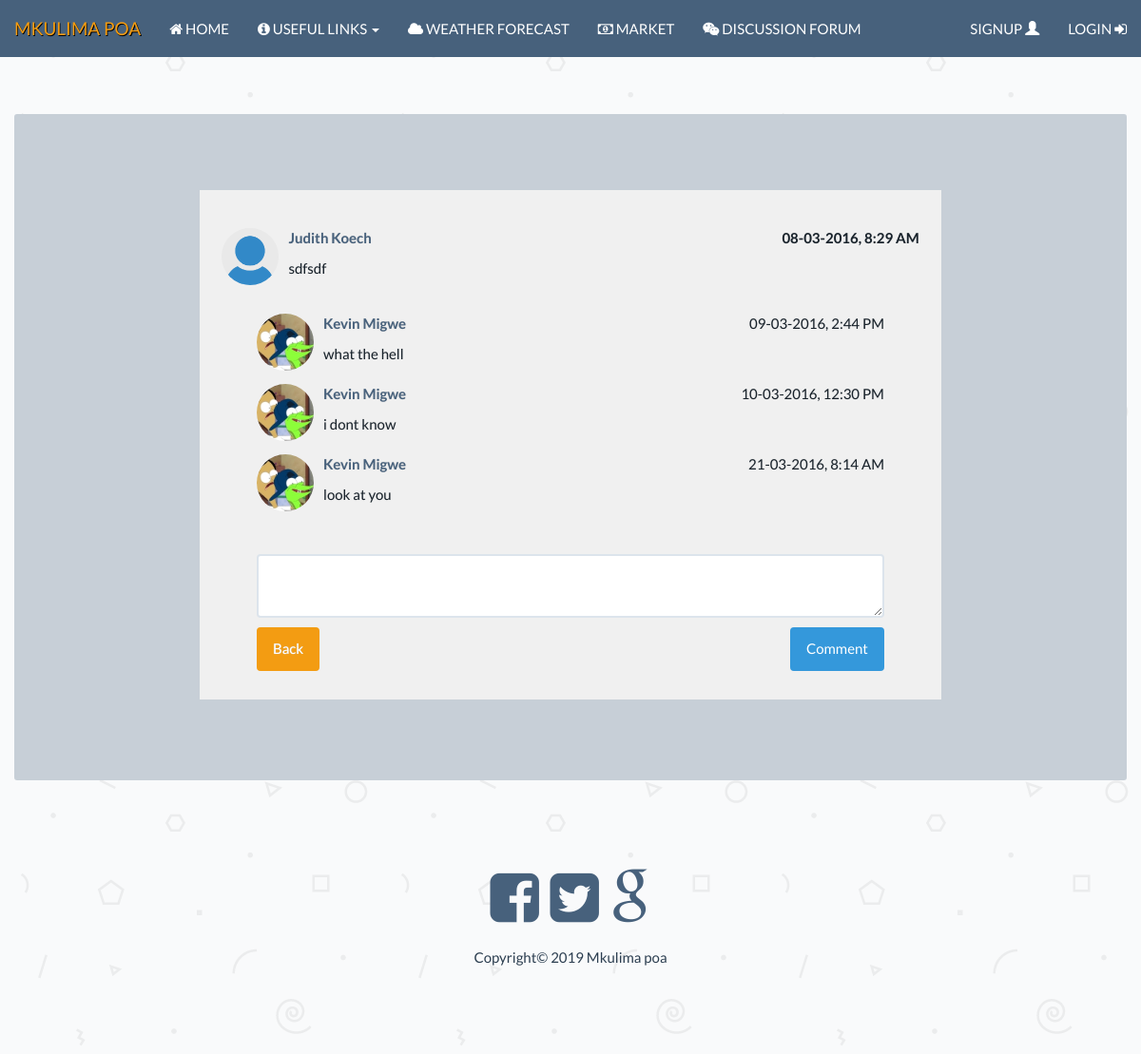
Page /post.php?post=7 on the committed database.
### tables this page shows
CREATE TABLE IF NOT EXISTS `posts` (
`id` int(11) NOT NULL,
  `post` text NOT NULL,
  `visibility` tinyint(1) NOT NULL DEFAULT '1',
  `date_posted` timestamp NOT NULL DEFAULT CURRENT_TIMESTAMP,
  `author_id` int(11) NOT NULL
);

CREATE TABLE IF NOT EXISTS `users` (
`id` int(11) NOT NULL,
  `fname` varchar(30) NOT NULL,
  `lname` varchar(30) NOT NULL,
  `email` varchar(150) NOT NULL,
  `username` varchar(150) NOT NULL,
  `user_type` enum('STANDARD','ADMIN','','') NOT NULL DEFAULT 'STANDARD',
  `password` varchar(40) NOT NULL,
  `date_registered` timestamp NOT NULL DEFAULT CURRENT_TIMESTAMP,
  `gender` enum('M','F') NOT NULL DEFAULT 'M',
  `DOB` date NOT NULL,
  `about` text NOT NULL,
  `interests` text NOT NULL,
  `hometown` varchar(200) NOT NULL,
  `address` varchar(500) NOT NULL,
  `img_url` varchar(150) NOT NULL,
  `thumb_url` varchar(150) NOT NULL,
  `lastActiveTime` datetime NOT NULL DEFAULT CURRENT_TIMESTAMP
);

CREATE TABLE IF NOT EXISTS `comments` (
`id` int(11) NOT NULL,
  `post_id` int(11) NOT NULL,
  `author` varchar(150) NOT NULL DEFAULT 'anonymous',
  `comment` text NOT NULL,
  `visibility` tinyint(1) NOT NULL DEFAULT '1',
  `date_posted` timestamp NOT NULL DEFAULT CURRENT_TIMESTAMP,
  `author_id` int(11) NOT NULL
);

### includes/classes/DB.php (called while the page is built, shortened)
<?php
	class DB{
		protected $_conn,
				$_error,
				$_server = 'localhost',
				$_username = 'root',
				$_password = '',
				$_database = 'agri';
		public function __construct(){
			$this->_conn = new mysqli($this->_server, $this->_username, $this->_password, $this->_database);
			if($this->_conn->connect_errno){
				die($this->_conn->connect_error);
			}
			else{
				return $this->_conn;
			}
		}
	}
?>

### includes/classes/Post.php (called while the page is built, shortened)
<?php
	class Post extends DB{
		public function getPost($id){
			$query = "SELECT posts.id, posts.post, posts.date_posted, users.fname, users.lname, users.username, users.img_url, users.thumb_url
					  FROM posts
					  LEFT JOIN users
					  ON posts.author_id = users.id
					  WHERE posts.id = ?
					  AND posts.visibility = 1
					  ORDER BY date_posted
					  DESC ";
			$statement = $this->_conn->prepare($query);
			$statement->bind_param('s', $id);
			if($statement->execute()){
				$statement->store_result();
				if($statement->num_rows > 0){
					$statement->bind_result($post_id, $post_text, $post_date, $poster_fname, $poster_lname, $poster_username, $poster_img_url, $poster_thumb_url);
					while($statement->fetch()){
						$post = array(
							'id' => $post_id,
							'text' => $post_text,
							'date' => $post_date,
							'fname' => $poster_fname,
							'lname' => $poster_lname,
							'username' => $poster_username,
							'imgUrl' => $poster_img_url,
							'thumbUrl' => $poster_thumb_url
						);
					}
					return $post;
				}
				else{
					$this->_error = 'No posts yet';
				}
			}
			else{
				$this->_error = 'Something\'s wrong with the query';
			}
		}
		public function getComments($id){
			$query = "SELECT comments.comment, comments.date_posted, users.fname, users.lname, users.username, users.img_url, users.thumb_url
					  FROM comments
					  LEFT JOIN users
					  ON comments.author_id = users.id
					  WHERE post_id = ?
					  AND visibility = 1
					  ORDER BY date_posted
					  ASC ";
			$statement = $this->_conn->prepare($query);
			$statement->bind_param('i', $id);
			if($statement->execute()){
				$statement->store_result();
				if($statement->num_rows > 0){
					$statement->bind_result($comment_text,$comment_date, $comentee_fname, $comentee_lname, $comentee_username, $comentee_img_url, $comentee_thumb_url);
					$comments = array();
					while($statement->fetch()){
						$comments[] = array(
							'text'=>$comment_text,
							'date'=>$comment_date,
							'fname'=>$comentee_fname,
							'lname'=>$comentee_lname,
							'username'=>$comentee_username,
							'imgUrl'=>$comentee_img_url,
							'thumbUrl'=>$comentee_thumb_url
						);
					}
					return $comments;
				}
				else{
					$this->_error= 'No comments yet';
				}
			}
			else{
				$this->_error= 'Something\'s wrong with the query';
			}
		}
	}
?>

### includes/core.inc.php (called while the page is built, shortened)
<?php
	require_once("functions.php");
	$post = new Post;
?>

### includes/functions.php (called while the page is built, shortened)
<?php
	function check_date($date){
		$date = date('d-m-Y', strtotime($date));
		if($date == date('d-m-Y', time() + (1*24*60*60))){
			return "Tomorrow";
		}
		elseif($date == date('d-m-Y', time() + (2*24*60*60))){
			return date('l', time() + (1*24*60*60));
		}
		elseif($date == date('d-m-Y', time() + (3*24*60*60))){
			return date('l', time() + (1*24*60*60));
		}
		elseif($date == date('d-m-Y', time() + (4*24*60*60))){
			return date('l', time() + (1*24*60*60));
		}
		elseif($date == date('d-m-Y', time() + (4*24*60*60))){
			return date('l', time() + (1*24*60*60));
		}
		elseif($date == date('d-m-Y')){
			return "Today";
		}
		elseif($date == date('d-m-Y', time() -(1*24*60*60))){
			return "Yesterday";
		}
		else{
			return $date;
		}
	}
	function check_time($time){
		return date('g:i A', strtotime($time));
	}
	function load_profile_image($img){
		if(empty($img) || !file_exists("images/uploads/" . $img)){
			return "images/default.png";
		}
		else{
			return "images/uploads/" . $img;
		}
	}
?>

### post.php (the view, shortened to what this page needs)
<?php $name = "discussion forum"?>
<?php require_once("includes/core.inc.php");?>
<?php
	if(isset($_GET['post']) && !empty($_GET['post'])){
		$post_id = $_GET['post'];
		$p = $post->getPost($post_id);
	}
	else{
		redirectTo("discussion.php");
	}
	require_once("includes/header.php");
?>
<div class = "container">
	<div class = "row  px20top dark-light radius" style = "margin-top:60px;">
		<div class = "col-lg-8 clo-lg-offset-2 col-md-8 col-md-offset-2 col-sm-12 col-xs-12">
			<div class = "row">
				<?php
					$author = empty($p['fname']) ? 'anonymous' : '<a href = "profile.php?username=' . htmlentities(urlencode($p['username'])) . '">' . $p['fname'] . '  ' . $p['lname'] . '</a>';
					echo '
						<div class = "chatbox">
							<div class = "image">
								<a href = "' . load_profile_image($p['imgUrl']) . '" class = "pretty">
									<img class = "img-responsive img-circle" src = "' . load_profile_image($p['thumbUrl']) . '" alt = "$author"/>
								</a>
							</div>
							<div class = "content">
								<p><strong>' . $author . '</strong><span class = "fl_r"><strong>' . check_date($p['date']).", ". check_time($p['date']). '</strong></span><p>
								<p>' . $p['text'] . '</p>
							</div>';
							if($comments = $post->getComments($post_id)){
								foreach($comments as $c){
									$comment_author = empty($c['fname']) ? 'anonymous' : '<a href = "profile.php?username=' . htmlentities(urlencode($c['username'])) . '">' . $c['fname'] . '  ' . $c['lname'] . '</a>';
									echo '
									<div class = "reply">
										<div class = "image">
											<a href = "' . load_profile_image($c['imgUrl']) . '" class = "pretty">
												<img class = "img-responsive img-circle" src = "' . load_profile_image($c['thumbUrl']) . '" alt = ""/>
											</a>
										</div>
										<div class = "content">
											<p><strong>' . $comment_author . '</strong> <span class = "fl_r">'. check_date($c['date']).", ". check_time($c['date']) .'</span></p>
											<p>' . $c['text'] . '</p>
										</div>
									</div>';
								}
							}
							else{
								echo '<div class = "reply">
										<p>' . $post->error() . '</p>
									</div>';
							}
				?>
						<div class = "reply">
							<p><?php if(isset($msg) && !empty($msg)){echo $msg;}?> &nbsp;</p>
							<form action = "#" method = "post">
								<textarea class = "form-control" name = "content"></textarea>
								<a class = "btn btn-warning fl_l margin_tp" href = "discussion.php">Back</a>
								<button class = "btn btn-info margin_tp fl_r" type = "submit" name = "comment"> Comment</button>
							</form>
						</div>
					</div>
				</div>
			</div>
		</div>
	</div>
<?php require_once("includes/footer.php");?>

### includes/header.php
<?php
	if(isset($_SESSION['mkulimaUserDetails']) && !empty($_SESSION['mkulimaUserDetails'])){
		$sessionDetails = $_SESSION['mkulimaUserDetails'];
		require_once 'userHeader.php';
	}
	elseif(isset($_SESSION['mkulimaAdminDetails']) && !empty($_SESSION['mkulimaAdminDetails'])){
		$sessionDetails = $_SESSION['mkulimaAdminDetails'];
		require_once 'adminHeader.php';
	}
	else{
		require_once 'defaultHeader.php';
	}
?>

### includes/defaultHeader.php (shortened to what this page needs)
<!doctype html>
<html>
	<head>
		<link rel = "stylesheet" type = "text/css" href = "css/bootstrap.min.css" />
		<link rel = "stylesheet" type = "text/css" href = "css/font-awesome.min.css" />
		<link rel = "stylesheet" type = "text/css" href = "css/jquery.dataTables.min.css" />
		<link rel = "stylesheet" type = "text/css" href = "css/animate.css" />
		<link rel = "stylesheet" type = "text/css" href = "css/jquery.fancybox.css" />
		<link rel = "stylesheet" type = "text/css" href = "css/fakeloader.css" />
		<link rel = "stylesheet" type = "text/css" href = "css/sweetalert.css" />
		<link rel = "stylesheet" type = "text/css" href = "css/styles.css" />
	</head>
	<body>
		<div class = "container">
			<nav class = "navbar navbar-default navbar-fixed-top">
				<div class="navbar-header">
					<a class="navbar-brand" href="index.php"><span class = "text-warning text-shadow">MKULIMA POA</span></a>
				</div>
				<div class="collapse navbar-collapse" id="collapse1">
					<ul class="nav navbar-nav">
						<li <?php if($name=='home'){echo 'class="active"';}?>><a href="index.php"><i class = "fa fa-home"></i> HOME</a></li>
						<li class="dropdown">
							<a href="#" class="dropdown-toggle" data-toggle="dropdown" role="button" aria-haspopup="true" aria-expanded="false"><i class = "fa fa-info-circle"></i>  Useful Links <span class="caret"></span></a>
						</li>
						<li <?php if($name=='Weather forecast'){echo 'class="active"';}?>><a href="weather_forecast.php"><i class = "fa fa-cloud"></i> Weather forecast</a></li>
						<li <?php if($name=='market'){echo 'class="active"';}?>><a href="market.php"><i class = "fa fa-money"></i> Market</a></li>
						<li <?php if($name=='Discussion'){echo 'class="active"';}?>><a href="discussion.php"><i class = "fa fa-wechat"></i> Discussion forum</a></li>
					</ul>
					<ul class="nav navbar-nav navbar-right" style = "margin-right:0">
						<li  <?php echo $name=='signup' ? ' class = "active"':'';?>><a href="signup.php">SIGNUP <i class = "glyphicon glyphicon-user"></i></a></a></li>
						<li  <?php echo $name=='login' ? ' class = "active"':'';?>><a href="login.php">LOGIN <i class = "fa fa-sign-in"></i></a></li>
					</ul>
				</div>
			</nav>
		</div>

### includes/footer.php (shortened to what this page needs)
		<div class = "container-fluid px20top">
			<div class = "container">
				<div class = "row center">
					<p style = "font-size:4em;">
						<a href = "#"><span class = "fa fa-facebook-square"></span></a>
						<a href = "#"><span class = "fa fa-twitter-square"></span></a>
						<a href = "#"><span class = "fa fa-google"></span></a>
					</p>
					<p>Copyright&copy; <?php echo date('Y')?> Mkulima poa </p>
				</div>
			</div>
		</div>
	</body>
</html>

### css/styles.css (style rules this page uses)
a { color:rgba(71,97,124,1.0); text-decoration:none; transition:500ms; }
body { margin-top:60px; overflow-y:scroll; overflow:-moz-scrollbars-vertical; background-color:#f9fafb; background-image:url('../images/spiral.png'); background-attachment:fixed; }
.px20top { padding-top:80px; padding-bottom:80px; }
.center { text-align:center; }
.dark-light { background:rgba(199,207,215,1.0); color:#FFF; text-shadow:1px 1px 0.5px #18222b; }
.radius { border-radius:3px; }
.chatbox { width:100%; padding:10px 3%; margin-bottom:5px; background-color:#F0F0F0; float:left; color:#18222b; text-shadow:0 0 1px #CCC; }
.chatbox .reply { width:95%; padding-left:5%; float:left; margin-bottom:10px; margin-top:0px; box-sizing:border-box; }
.chatbox > .image,.chatbox > .content { margin-bottom:30px; margin-top:30px; }
.chatbox .reply .image, .chatbox > .image { width:60px; float:left; overflow:hidden; margin-right:10px; }
.margin_tp { margin-top:10px; margin-bottom:10px; }
.fl_r { float:right; }
.fl_l { float:left; }
.navbar { transition:all 1s ease; }
.navbar { text-transform:uppercase; }
.text-shadow { text-shadow:0.8px 0.5px 0.5px #000; }

### rows in the picture
posts: author.fname "Judith", author.lname "Koech", date_posted "08-03-2016", date_posted "8:29 AM", post "sdfsdf"
comments: author.thumb_url (picture), author.fname "Kevin", author.lname "Migwe", date_posted "09-03-2016", date_posted "2:44 PM", comment "what the hell"
comments: author.thumb_url (picture), author.fname "Kevin", author.lname "Migwe", date_posted "10-03-2016", date_posted "12:30 PM", comment "i dont know"
comments: author.thumb_url (picture), author.fname "Kevin", author.lname "Migwe", date_posted "21-03-2016", date_posted "8:14 AM", comment "look at you"
